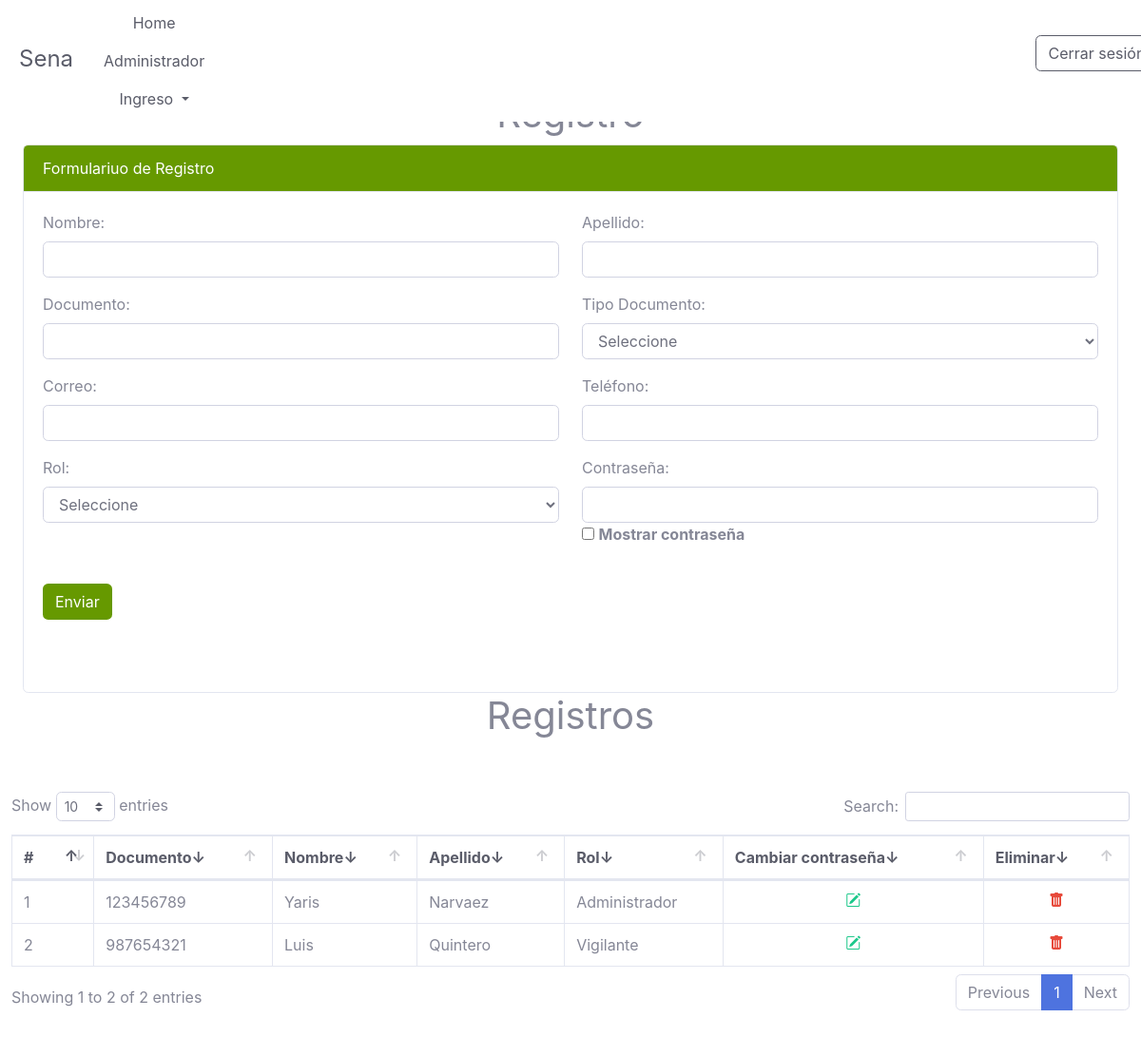
Page /admin/administradores.php (signed in) on the committed database.
### tables this page shows
CREATE TABLE `personas` (
  `id_persona` int(11) NOT NULL,
  `tipo_documento` int(11) NOT NULL,
  `documento` varchar(50) NOT NULL,
  `nombre` varchar(50) NOT NULL,
  `apellido` varchar(50) NOT NULL,
  `pass` varchar(100) NOT NULL,
  `telefono` varchar(50) NOT NULL,
  `correo` varchar(100) NOT NULL,
  `rol` int(11) NOT NULL
);

### admin/administradores.php (the view, shortened to what this page needs)
<?php
    include ('comunes/navbar.php');
?>
<?php
    include("../comunes/conexion.php");
?>
<!DOCTYPE html>
<html lang="es">
<head>
    <link href="../css/sb-admin-2.min.css" rel="stylesheet">
    <link href="../vendor/datatables/dataTables.bootstrap4.min.css" rel="stylesheet">
    <link rel="stylesheet" href="https://cdn.jsdelivr.net/npm/bootstrap-icons@1.5.0/font/bootstrap-icons.css">
</head>
<body>
<div class="container-fluid">
    <div class="mt-4">
        <h1 class="text-center">Registro</h1>
        <div class="card">
            <div style="background: #669900;" class="card-header text-white">
                Formulariuo de Registro
            </div>
            <div class="card-body">
                <form action="../crud/registrar_a.php" method="post">
                    <div class="row">
                        <div class="col-lg-6">
                            <div class="form-group">
                                <label for="">Nombre:</label>
                                <input class="form-control" type="text" name="nombre" id="nombre" required>
                            </div>
                        </div>
                        <div class="col-lg-6">
                            <div class="form-group">
                                <label for="">Apellido:</label>
                                <input class="form-control" type="text" name="apellido" id="apellido" required>
                            </div>
                        </div>
                    </div>
                    <div class="row">
                        <div class="col-lg-6">
                            <div class="form-group">
                                <label for="">Documento:</label>
                                <input class="form-control" type="number" name="documento" id="documento" required>
                            </div>
                        </div>
                        <div class="col-lg-6">
                            <div class="form-group">
                                <label for="">Tipo Documento:</label>
                                <select class="form-control" name="tipo_documento" id="tipo_documento" required>
                                    <option value="">Seleccione</option>
                                </select>
                            </div>
                        </div>
                    </div>
                    <div class="row">
                        <div class="col-lg-6">
                            <div class="form-group">
                                <label for="">Correo:</label>
                                <input class="form-control" type="text" name="correo" id="correo" required>
                            </div>
                        </div>
                        <div class="col-lg-6">
                            <div class="form-group">
                                <label for="">Teléfono:</label>
                                <input class="form-control" type="number" name="telefono" id="telefono" required>
                            </div>
                        </div>
                    </div>
                    <div class="row">
                        <div class="col-lg-6">
                            <div class="form-group">
                                <label for="">Rol:</label>
                                <select class="form-control" name="rol" id="rol" required>
                                    <option value="">Seleccione</option>
                                </select>
                            </div>
                        </div>
                        <div class="col-lg-6">
                            <div class="form-group">
                                <label for="">Contraseña:</label>
                                <input class="form-control" type="password" name="pass" id="pass" pattern="[a-zA-Z0-9+*]{6,15}" title="Una contraseña válida debe estar compuesta por letras y/o números y tener una longitud entre 6 y 15 caracteres" required>
                                <input type="checkbox" onclick="Toggle()">
                                <b>Mostrar contraseña</b>
                            </div>
                        </div>
                    </div>
                    <div class="row">
                        <div class="col-lg-6">
                            <div class="form-group">
                                <br>
                                <button style="background: #669900;" class="btn text-white" data-bs-toggle="tooltip" data-bs-placement="top" title="Digite Usuario" type="submit">Enviar</button>
                            </div>
                        </div>
                    </div>
                    <br>
                </form>
            </div>
        </div>
    </div>
    <h1 class="text-center">Registros</h1>
    <br><br>
    <?php
    $consulta = "SELECT * FROM personas WHERE rol = 17 or rol = 18";
    ?>
    <?php
        $query = mysqli_query($conexion, $consulta);
        $num_registros = mysqli_num_rows($query);
        if ($num_registros>0) {?>
            <div class="row">
                <div class="table-responsive">
                    <table border="1" id="dataTable" class="table table-bordered dataTable" width="100%" cellspacing="0">
                        <thead class="text-dark">
                        <tr role="row">
                            <th>#</th>
                            <th>Documento</th>
                            <th>Nombre</th>
                            <th>Apellido</th>
                            <th>Rol</th>
                            <th>Cambiar contraseña</th>
                            <th>Eliminar</th>
                        </tr>
                        </thead>
                        <tbody>
                        <?php
                        $cont = 0; while ($registros = mysqli_fetch_array($query)){ $cont++; ?>
                        <tr>
                            <td><?php echo $cont; ?></td>
                            <td><?php echo $registros['documento'];?></td>
                            <td><?php echo utf8_encode($registros['nombre']);?></td>
                            <td><?php echo utf8_encode($registros['apellido']);?></td>
                            <td><?php
                            if ($registros['rol'] == 1){
                                $rol = "Aprendiz";
                            }
                            else if ($registros['rol'] == 2){
                                $rol = "Instructor";
                            }
                            else if ($registros['rol'] == 17){
                                $rol = "Administrador";
                            }
                            else if ($registros['rol'] == 18){
                                $rol = "Vigilante";
                            }
                            else{
                                $rol = "Desconocido";
                            }
                            echo utf8_encode($rol);?></td>
                            <td class="text-center"><a class="text-success" href="contraseña.php?persona=<?php echo $registros['pass']; ?>"><i class="bi bi-pencil-square"></i></a></td>
                            <td class="text-center"><a onclick="return confirm('Estas seguro de eliminar a: <?php echo $registros['nombre']; ?>');" class="text-danger" href="../crud/eliminar.php?persona=<?php echo $registros['pass']; ?>"><i class="bi-trash-fill"></i></a></td>
                        </tr>
                        <?php } ?>
                        </tbody>
                    </table>
                </div>
            </div>
            <br><br>
        <?php }else{
            echo "<h3 class='text-center'>No Se Encuentran Registros</h3>";
        }
    ?>
</div>
</body>
</html>

### admin/comunes/navbar.php (shortened to what this page needs)
<nav class="navbar navbar-expand-lg p-1 text-dark fixed-top bg-white ">
    <div class="pt-1">
        <h4 class="navbar text-dark">Sena</h4>
    </div>
    <ul class="nav justify-content-center">
        <li class="nav-item">
            <a class="nav-link text-dark" href="index.php">Home</a>
        </li>
        <li class="nav-item">
            <a class="nav-link text-dark" href="administradores.php">Administrador</a>
        </li>
        <li class="nav-item dropdown">
          <a class="nav-link text-dark dropdown-toggle" href="#" role="button" data-bs-toggle="dropdown" aria-expanded="false">
          Ingreso
          </a>
        </li>
    </ul>
    <form style= "margin-left: 72%" class="d-flex" role="search" method="POST">
      <input class="btn btn-outline-dark" type="submit" value="Cerrar sesión" name="btncerrar" />
    </form>
</nav>

### rows in the picture
personas: documento "123456789", nombre "Yaris", apellido "Narvaez", rol "Administrador"
personas: documento "987654321", nombre "Luis", apellido "Quintero", rol "Vigilante"
